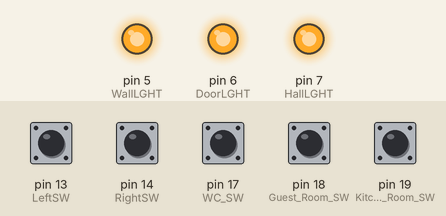
Recording of a sketch running on a simulated Arduino Uno, built with avr-gcc and run on an emulated ATmega328P. Parts: output pins drawn as LEDs (lit = HIGH). The test bench sets the inputs (shaded band); at power-on: pin 13 (LeftSW), pin 14 (RightSW) HIGH, pin 17 (WC_SW), pin 18 (Guest_Room_SW), pin 19 (Kitchen_Room_SW) LOW. What the sketch prints to the serial monitor is not drawn.

Above: at 1.2 s.
1.3 s: pin 13 (LeftSW) pulled LOW for 0.15 s
At 2.3 s:
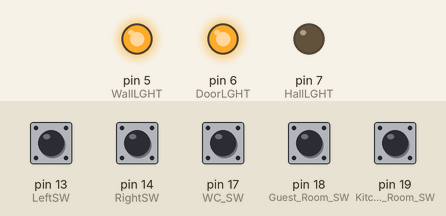
2.9 s: pin 14 (RightSW) pulled LOW for 0.15 s
At 4.2 s:
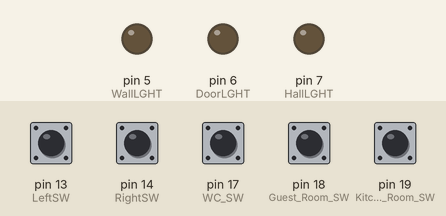
4.5 s: pin 17 (WC_SW) pulled HIGH for 0.15 s
At 4.58 s:
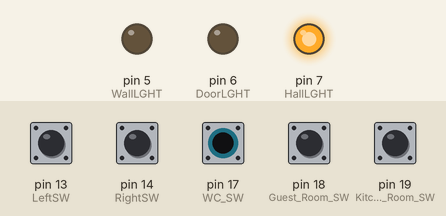
6.1 s: pin 13 (LeftSW) pulled LOW for 1 s
At 7.7 s:
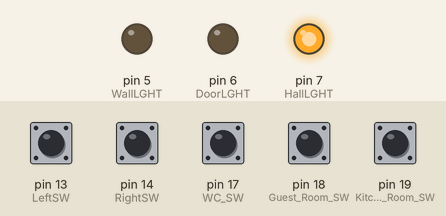
8.6 s: pin 14 (RightSW) pulled LOW for 1 s
At 9.9 s:
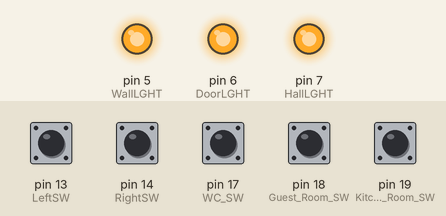
11.1 s: pin 13 (LeftSW) driven LOW and pin 14 (RightSW) driven LOW
At 13.3 s:
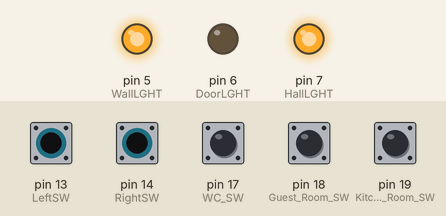
Timing chart, 0 to 14.6 s (numbered marks = the images above; inputs shaded):
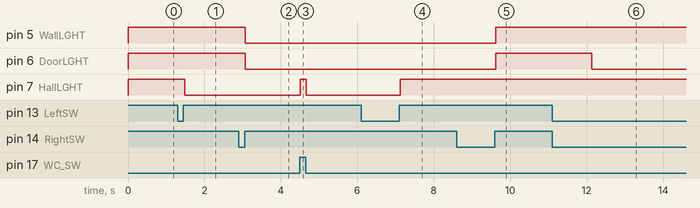

Measured:
- after the input at 1.3 s, pin 7 (HallLGHT): HIGH → LOW after 0.18 s
- after the input at 2.9 s, pin 5 (WallLGHT), pin 6 (DoorLGHT): HIGH → LOW after 0.17 s
- after the input at 4.5 s, pin 7 (HallLGHT): LOW → HIGH at once, → LOW 0.15 s later
- after the input at 6.1 s, pin 7 (HallLGHT): LOW → HIGH after 1.0 s
- after the input at 8.6 s, pin 5 (WallLGHT), pin 6 (DoorLGHT): LOW → HIGH after 1.0 s
- after the input at 11.1 s, pin 6 (DoorLGHT): HIGH → LOW after 1.0 s

The sketch:

Hall1.ino
```cpp
unsigned long last1;  // Button Left
unsigned long last2;  // Button Right
unsigned long last3;  // Button Right
unsigned long last4;  // Button Right
unsigned long last5;  // Button Right
unsigned long last6;  // Button Right

byte Hall_Lght_State;
byte Door_Lght_State;
byte Wall_Lght_State;

byte Hall_Lght_last_State;
byte Door_Lght_last_State;
byte Wall_Lght_last_State;

byte HallLGHT = 7;  //  left
byte DoorLGHT = 6;  //  right
byte WallLGHT = 5;  //  single

const byte  LeftSW = 13;
long buttonTimer = 0;
long longPressTime = 10000;
boolean buttonActive = false;
boolean longPressActive = false;

const byte  RightSW = 14;
long buttonTimer2 = 0;
long longPressTime2 = 1000;
boolean buttonActive2 = false;
boolean longPressActive2 = false;

const byte  WC_SW = 17;
byte        buttonState1 = 0;         // current state of the button
byte        lastButtonState1 = 0;

const byte  Guest_Room_SW = 18;
byte        buttonState2 = 0;         // current state of the button
byte        lastButtonState2 = 0;

const byte  Kitchen_Room_SW = 19;
byte        buttonState3 = 0;         // current state of the button
byte        lastButtonState3 = 0;

void setup()
{
  Serial.begin(9600);

  pinMode(HallLGHT, OUTPUT);
  pinMode(DoorLGHT, OUTPUT);
  pinMode(WallLGHT, OUTPUT);

  digitalWrite(HallLGHT,HIGH);
  digitalWrite(DoorLGHT,HIGH);
  digitalWrite(WallLGHT,HIGH);

  pinMode(LeftSW, INPUT);
  pinMode(RightSW, INPUT);
  pinMode(WC_SW, INPUT);
  pinMode(Guest_Room_SW, INPUT);
  pinMode(Kitchen_Room_SW, INPUT);

}


void loop() {
/*************************** Hall Light  *****************************************/
 if (millis() - last1 > 50) {

      if (digitalRead(LeftSW) == LOW) {

        if (buttonActive == false) {
         buttonActive = true;
         buttonTimer = millis();
        }

         if ((millis() - buttonTimer > longPressTime) && (longPressActive == false)) {
          longPressActive = true;

            //   Long Press

         }

        } else {

          if (buttonActive == true) {
          if (longPressActive == true) {
          longPressActive = false;
        } else {

            //   Short Press

           Hall_Lght_State = !Hall_Lght_State;
           Update_Hall_Lght( Hall_Lght_State );
           //send();


        }
        buttonActive = false;
      }
    }

   last1 = millis();
 } //timer


 /**********************  - WC button Hall ***************************************/
if (millis() - last2 > 50) {
  buttonState1 = digitalRead(WC_SW);
  if (buttonState1 != lastButtonState1) {

      Hall_Lght_State = !Hall_Lght_State;
      Update_Hall_Lght( Hall_Lght_State );
      //send();
  }
  lastButtonState1 = buttonState1;
  last2 = millis();
}//millis

/*************************** Wall and Door Lights  *****************************************/
 if (millis() - last3 > 50) {

   if (digitalRead(RightSW) == LOW) {

      if (buttonActive2 == false) {
          buttonActive2 = true;
          buttonTimer2 = millis();
       }

      if ((millis() - buttonTimer2 > longPressTime2) && (longPressActive2 == false)) {
         longPressActive2 = true;

          //   Long Press

          Door_Lght_State = !Door_Lght_State;
          Update_Door_Lght( Door_Lght_State);
          //send();

      }

    } else {

      if (buttonActive2 == true) {
          if (longPressActive2 == true) {
              longPressActive2 = false;
          } else {

             //   Short Press

             Door_Lght_State = !Door_Lght_State;
             Wall_Lght_State = !Wall_Lght_State;

             Update_Door_Lght( Door_Lght_State);
             Update_Wall_Lght( Wall_Lght_State);
             //send();

          }
          buttonActive2 = false;
       }
    }

  last3 = millis();
 }

 /**********************  Guest_Room_SW ***************************************/
if (millis() - last4 > 50) {
  buttonState2 = digitalRead(Guest_Room_SW);
  if (buttonState2 != lastButtonState2) {

       Door_Lght_State = !Door_Lght_State;
       Wall_Lght_State = !Wall_Lght_State;

       Update_Door_Lght( Door_Lght_State);
       Update_Wall_Lght( Wall_Lght_State);
       //send();
  }
  lastButtonState2 = buttonState2;
  last4 = millis();
}//millis

 /**********************  Kitchen_Room_SW ***************************************/
if (millis() - last5 > 50) {
  buttonState3 = digitalRead(Kitchen_Room_SW);
  if (buttonState3 != lastButtonState3) {

       Door_Lght_State = !Door_Lght_State;
       Wall_Lght_State = !Wall_Lght_State;

       Update_Door_Lght( Door_Lght_State);
       Update_Wall_Lght( Wall_Lght_State);
       //send();
  }
  lastButtonState3 = buttonState3;
  last5 = millis();
}//millis

/********************************************************************************/
   if (millis() - last6 > 2000) {
    send();

    last6 = millis();
    }
/*********************************************************************************/

} // loop

/*******************************************/
void Update_Hall_Lght( byte state){

    if(state == 0){
        digitalWrite( HallLGHT , 1 );
      }else{
        digitalWrite( HallLGHT , 0 );
      }
  }

/*******************************************/
void Update_Door_Lght( byte state){

    if(state == 0){
        digitalWrite( DoorLGHT , 1 );
      }else{
        digitalWrite( DoorLGHT , 0 );
      }
  }

/*******************************************/
void Update_Wall_Lght( byte state){

    if(state == 0){
        digitalWrite( WallLGHT , 1 );
      }else{
        digitalWrite( WallLGHT , 0 );
      }
  }
/*******************************************/
void send(){
    String A = "A";

    if(Wall_Lght_State!=Wall_Lght_last_State){
    Serial.print(A+1+"V"+Wall_Lght_State+'n');
    delay(6);
    }
    Wall_Lght_last_State = Wall_Lght_State;

    if(Door_Lght_State!=Door_Lght_last_State){
    Serial.print(A+2+"V"+Door_Lght_State+'n');
    delay(6);
    }
    Door_Lght_last_State = Door_Lght_State;

    if(Hall_Lght_State!=Hall_Lght_last_State){
    Serial.print(A+3+"V"+Hall_Lght_State+'n');
    delay(6);
    }
    Hall_Lght_last_State = Hall_Lght_State;

 }

/********************************************************************************************/

  /* Receive Datas */
void serialEvent(){

  if(Serial.available() > 0){

    String chrome = Serial.readStringUntil('n');
    int chromeLen = chrome.length();
    String pinRaw = chrome.substring(1,chrome.indexOf("V"));
    String valRaw = chrome.substring(chrome.indexOf("V")+1,chromeLen);
    int pin = int(pinRaw.toInt());
    int val = int(valRaw.toInt());

    if( pin == 1){
       Wall_Lght_State = val;
       Update_Wall_Lght(Wall_Lght_State);

      }

     if( pin == 2){
       Door_Lght_State = val;
       Update_Door_Lght(Door_Lght_State);

      }

     if( pin == 3){
       Hall_Lght_State = val;
       Update_Hall_Lght(Hall_Lght_State);

      }
  }
}
```
